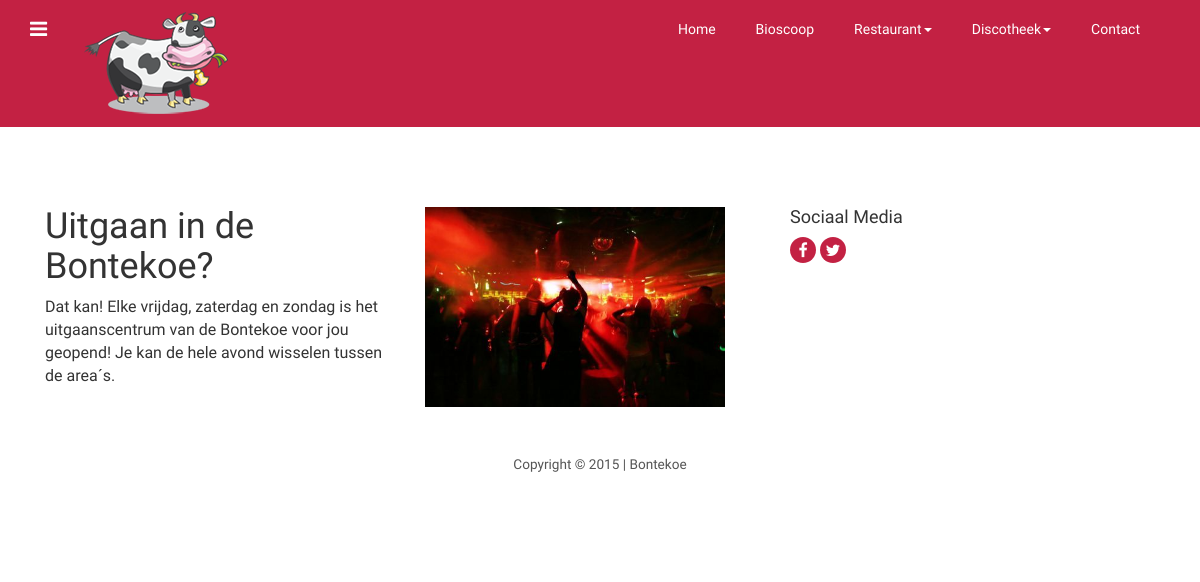
Page /website/uitgaan/index.php on the earlier database version.
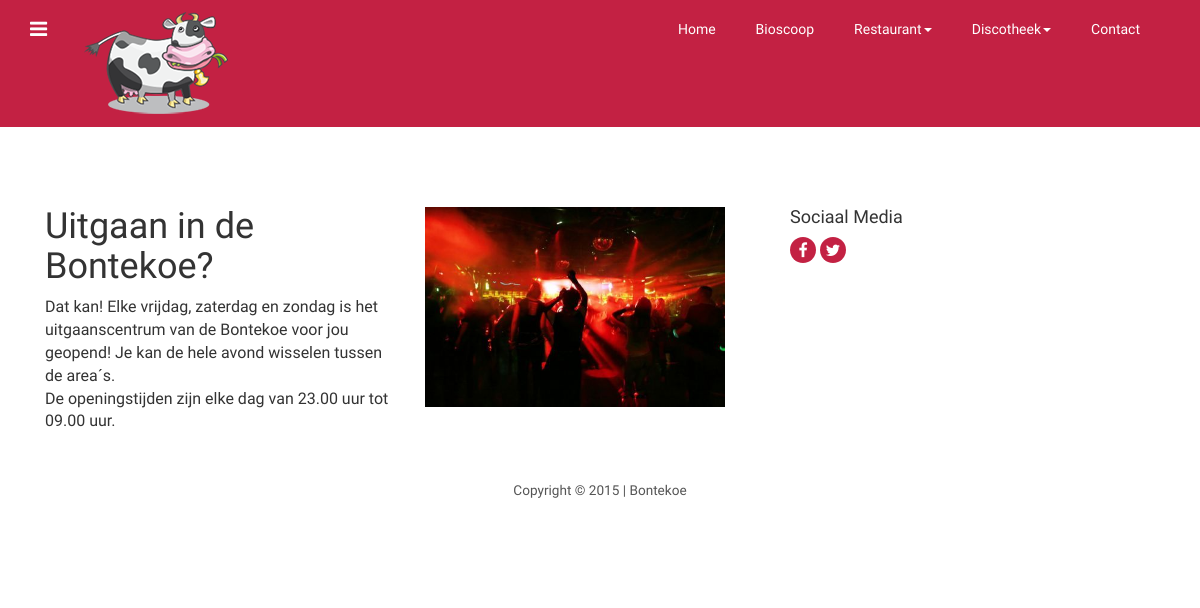
Same page on the later database version.
### tables this page shows
CREATE TABLE IF NOT EXISTS `uitgaan` (
  `id` int(2) NOT NULL,
  `page` varchar(20) NOT NULL,
  `text` text NOT NULL,
  `picture` varchar(64) NOT NULL
);

### website/uitgaan/index.php (the view, shortened to what this page needs)
<?php
require_once("../php/_db.php");
try {
    $query = $_DB->prepare("SELECT `picture`,`text` FROM `uitgaan` WHERE `page` = ?");
    $query->execute([$_GET['page']]);
} catch (PDOException $e) {
    $sMsg = '<p>
Regelnummer: ' . $e->getLine() . '<br />
Bestand: ' . $e->getFile() . '<br />
Foutmelding: ' . $e->getMessage() . '<br />
</p>';
    trigger_error($sMsg);
}
$picture = "";
$text = "";
while ($rij = $query->fetch()) {
    $text = $rij['text'];
    $picture = $rij['picture'];
}
?>
<!DOCTYPE HTML>
<html>
    <head>
        <link href="../css/bootstrap-3.1.1.min.css" rel='stylesheet' type='text/css'/>
        <link href="../css/style.css" rel='stylesheet' type='text/css'/>
        <link href="../css/font-awesome.css" rel="stylesheet">
    </head>
    <body>
        <div class="navbar navbar-inverse-blue navbar">
            <div class="navbar-inner">
                <div class="container">
                    <div class="navigation">
                        <nav id="colorNav">
                            <ul>
                                <li class="green">
                                </li>
                            </ul>
                        </nav>
                    </div>
                    <a class="brand" href="../index.html"><img src="../img/logo1.png" alt="logo"></a>
                    <div class="pull-right">
                        <nav class="navbar nav_bottom" role="navigation">
                            <div class="collapse navbar-collapse" id="bs-megadropdown-tabs">
                                <ul class="nav navbar-nav nav_1">
                                    <li><a href="../index.html">Home</a></li>
                                    <li><a href="../bioscoop.html">Bioscoop</a></li>
                                    <li class="dropdown">
                                        <a href="#" class="dropdown-toggle" data-toggle="dropdown">Restaurant<span
                                                class="caret"></span></a>
                                    </li>
                                    <li class="dropdown">
                                        <a href="#" class="dropdown-toggle" data-toggle="dropdown">Discotheek<span
                                                class="caret"></span></a>
                                    <li class="last"><a href="../contact.html">Contact</a></li>
                                </ul>
                            </div>
                        </nav>
                    </div>
                </div>
            </div>
        </div>
        <div class="footer">
            <div class="container">
                <div class="col-md-4 col_2">
                    <?=$text?>
                </div>
                <div class="col-md-4 col_2">
                    <?PHP if(count($picture)) { ?>
                    <img src="<?=$picture?>" width="300">
                    <?PHP } ?>
                </div>
                <h4>Sociaal Media</h4>
                <ul class="footer_social">
                    <li><a href="https://www.facebook.com"><i class="fa fa-facebook fa1"> </i></a></li>
                    <li><a href="https://www.twitter.com"><i class="fa fa-twitter fa1"> </i></a></li>
                </ul>
            </div>
            <div class="copy">
                <p>Copyright © 2015 | Bontekoe</p>
            </div>
        </div>
    </body>
</html>

### website/css/style.css (style rules this page uses)
h4, h5, h6, h1, h2, h3 { margin-top: 0; }
ul, ol { margin: 0; }
p { margin: 0; }
html, body { font-family: Ubuntu; font-size: 100%; background: #fff; }
body a { transition: 0.5s all; -webkit-transition: 0.5s all; -moz-transition: 0.5s all; -o-transition: 0.5s all; -ms-transition: 0.5s all; }
.navigation { float: left; margin-right: 3%; margin-top: 1px; }
#colorNav > ul { padding: 0; margin: 0; }
#colorNav > ul > li { list-style: none; position: relative; }
#colorNav li.green:after { text-shadow: none; -webkit-font-smoothing: antialiased; font-family: 'fontawesome'; speak: none; font-weight: normal; font-variant: normal; line-height: 1; text-transform: none; -moz-transition: 0.4s; -o-transition: 0.4s; -webkit-transition: 0.4s; transition: 0.4s; color: #fff; content: "\f0c9"; display: inline-block; font-size: 20px; margin-left: 0; position: relative; top: 11px; }
.navbar-inverse-blue .navbar-inner { padding: 7px 0; background: #c32143; border: none; font-size: 0.85em; }
.navbar { min-height: 100%; margin-bottom: 0; border: none; }
.navbar-nav { margin: 0; float: right; }
.navbar-nav > li > a { padding: 10px 15px; text-align: center; color: #fff; font-weight: 100; font-size: 14px; }
.nav_bottom { background: none; }
ul.nav_1 { float: none; margin: 2px 0 0 0; }
ul.nav_1 li { margin-right: 10px; }
ul.nav_1 li a { color: #fff; }
ul.nav_1 li.last { margin-right: 0; }
.footer { background: #fff; padding: 5em 0; }
ul.footer_social { padding: 0; margin: 0 0 1em; list-style: none; }
ul.footer_social li { display: inline-block; text-align: center; }
i.fa1 { background: #c32143; width: 26px; height: 26px; color: #fff; line-height: 26px; border-radius: 20px; -webkit-border-radius: 20px; -moz-border-radius: 20px; -o-border-radius: 20px; }
.copy { margin: 3em 0 0 0; text-align: center; }
.copy p { color: #555; font-size: 0.85em; }
ul { padding: 0; list-style: none; }
.headings h1, h2, h3, h4, h5, h6 { font-weight: 400; }

Differences in the rows shown:
changed uitgaan: text "…wisselen tussen de area´s." → "…wisselen tussen de area´s. De openingstijden zijn elke dag van 23.00 uur tot 09.00 uur."
